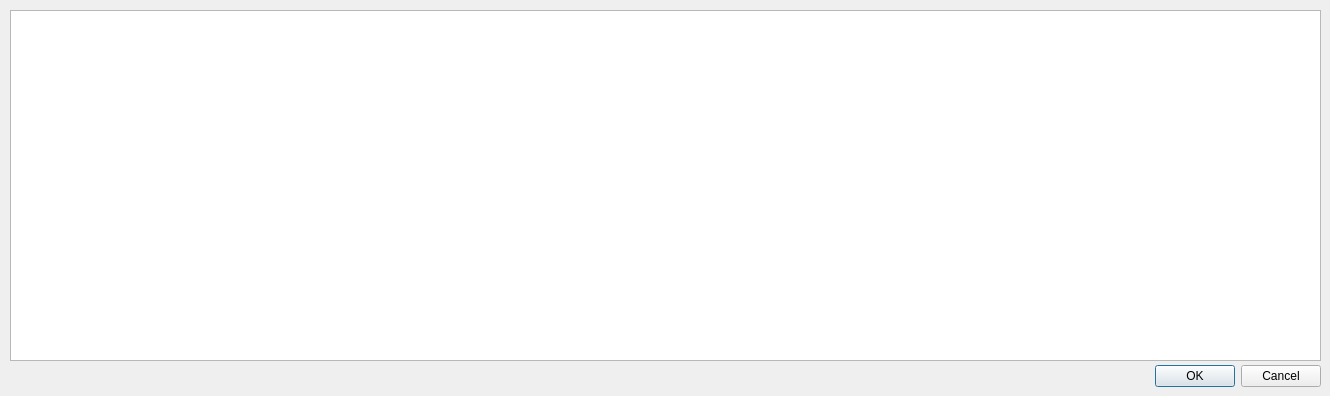
<?xml version="1.0" encoding="UTF-8"?>
<ui version="4.0">
 <class>callhistory</class>
 <widget class="QDialog" name="callhistory">
  <property name="geometry">
   <rect>
    <x>0</x>
    <y>0</y>
    <width>1330</width>
    <height>396</height>
   </rect>
  </property>
  <property name="windowTitle">
   <string>Dialog</string>
  </property>
  <widget class="QDialogButtonBox" name="buttonBox">
   <property name="geometry">
    <rect>
     <x>980</x>
     <y>360</y>
     <width>341</width>
     <height>32</height>
    </rect>
   </property>
   <property name="orientation">
    <enum>Qt::Horizontal</enum>
   </property>
   <property name="standardButtons">
    <set>QDialogButtonBox::Cancel|QDialogButtonBox::Ok</set>
   </property>
  </widget>
  <widget class="QWidget" name="gridLayoutWidget">
   <property name="geometry">
    <rect>
     <x>10</x>
     <y>10</y>
     <width>1311</width>
     <height>351</height>
    </rect>
   </property>
   <layout class="QGridLayout" name="gridLayout">
    <item row="0" column="0">
     <widget class="QTableView" name="tableView"/>
    </item>
   </layout>
  </widget>
 </widget>
 <resources/>
 <connections>
  <connection>
   <sender>buttonBox</sender>
   <signal>accepted()</signal>
   <receiver>callhistory</receiver>
   <slot>accept()</slot>
   <hints>
    <hint type="sourcelabel">
     <x>248</x>
     <y>254</y>
    </hint>
    <hint type="destinationlabel">
     <x>157</x>
     <y>274</y>
    </hint>
   </hints>
  </connection>
  <connection>
   <sender>buttonBox</sender>
   <signal>rejected()</signal>
   <receiver>callhistory</receiver>
   <slot>reject()</slot>
   <hints>
    <hint type="sourcelabel">
     <x>316</x>
     <y>260</y>
    </hint>
    <hint type="destinationlabel">
     <x>286</x>
     <y>274</y>
    </hint>
   </hints>
  </connection>
 </connections>
</ui>
